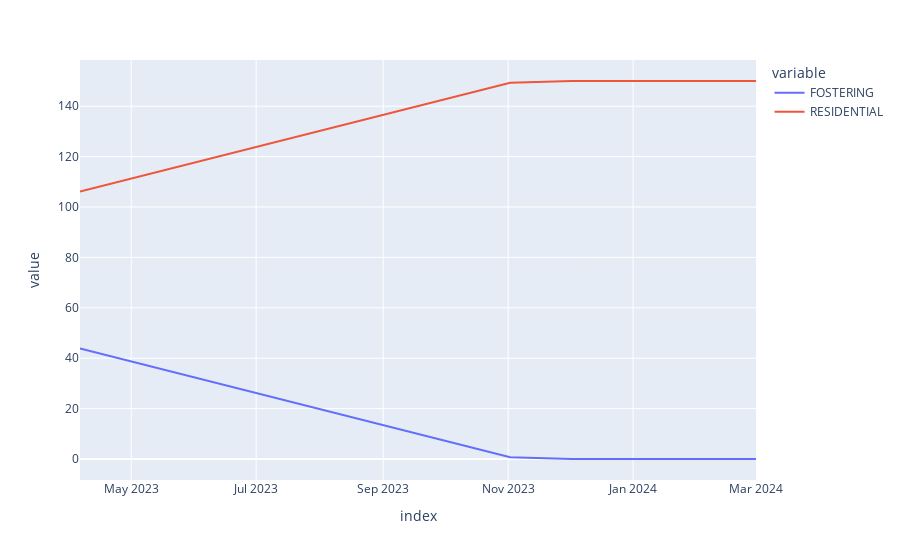

The code cell stored with this chart in its notebook:
### Code cell
predictor = ModelPredictor(population=stock, transition_numbers=daily_entrants)
forecast = predictor.predict(steps=12, step_days=30)
forecast.columns = pd.MultiIndex.from_tuples(forecast.columns)
forecast = forecast.fillna(0).groupby(level=1, axis=1).sum()

fig = forecast.plot()
fig.show()

### Figure 1 — Plotly figure (JSON) as saved in the notebook; plotly's stock layout.template omitted (floating-point values rounded to 4 significant figures)
{"data": [{"hovertemplate": "variable=FOSTERING<br>index=%{x}<br>value=%{y}<extra></extra>", "legendgroup": "FOSTERING", "line": {"color": "#636efa", "dash": "solid"}, "marker": {"symbol": "circle"}, "mode": "lines", "name": "FOSTERING", "orientation": "v", "showlegend": true, "type": "scatter", "x": ["2023-04-06", "2023-05-06", "2023-06-05", "2023-07-05", "2023-08-04", "2023-09-03", "2023-10-03", "2023-11-02", "2023-12-02", "2024-01-01", "2024-01-31", "2024-03-01"], "xaxis": "x", "y": [43.84, 37.67, 31.51, 25.34, 19.18, 13.01, 6.849, 0.6849, 0, 0, 0, 0], "yaxis": "y"}, {"hovertemplate": "variable=RESIDENTIAL<br>index=%{x}<br>value=%{y}<extra></extra>", "legendgroup": "RESIDENTIAL", "line": {"color": "#EF553B", "dash": "solid"}, "marker": {"symbol": "circle"}, "mode": "lines", "name": "RESIDENTIAL", "orientation": "v", "showlegend": true, "type": "scatter", "x": ["2023-04-06", "2023-05-06", "2023-06-05", "2023-07-05", "2023-08-04", "2023-09-03", "2023-10-03", "2023-11-02", "2023-12-02", "2024-01-01", "2024-01-31", "2024-03-01"], "xaxis": "x", "y": [106.2, 112.3, 118.5, 124.7, 130.8, 137.0, 143.2, 149.3, 150.0, 150.0, 150.0, 150.0], "yaxis": "y"}], "layout": {"autosize": true, "legend": {"title": {"text": "variable"}, "tracegroupgap": 0}, "margin": {"t": 60}, "xaxis": {"anchor": "y", "autorange": true, "domain": [0, 1], "range": ["2023-04-06", "2024-03-01"], "title": {"text": "index"}, "type": "date"}, "yaxis": {"anchor": "x", "autorange": true, "domain": [0, 1], "range": [-8.333, 158.3], "title": {"text": "value"}, "type": "linear"}}}
